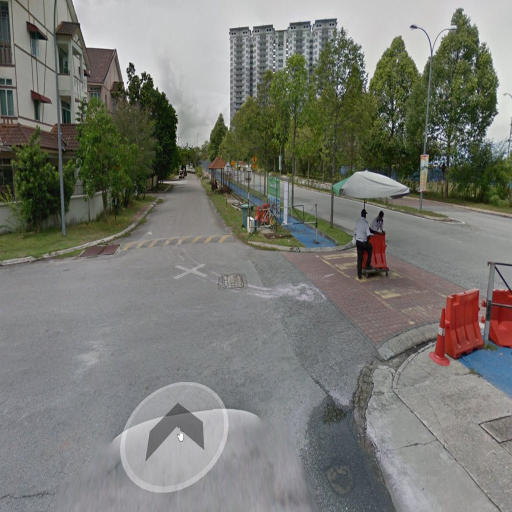
#> input picture train/g_img10.jpg, 1024 x 1024 px, found by its file name (shown at 1/2 size); its folder holds 4 pictures in this run
$ jupyter execute crop_training_data.ipynb
#> lines starting #> are read from the running program, lines starting #| are printed output that depends on the picture
# Loop through multiple pictures and crop them

[cell 1]
from PIL import Image
import os

# Define the size of the crop
crop_size = (2302, 1320)

# Define the source_path containing the images to crop
source_path = "C:/Users/xiaoq/Downloads/FYP 1024 resnet/train"
dest_path = "C:/Users/xiaoq/Downloads/FYP 1024 resnet/train(crop)"


# Iterate over the files in the source_pathb
for file_name in os.listdir(source_path):
    if file_name.endswith(".jpg"):
        # Open the image
        image = Image.open(os.path.join(source_path, file_name))
#> image is the input picture: PIL image 1024x1024 RGB; mean R, G, B 120.5, 121.3, 115

        # Crop the image
        cropped_image = image.crop((382, 240, crop_size[0], crop_size[1]))
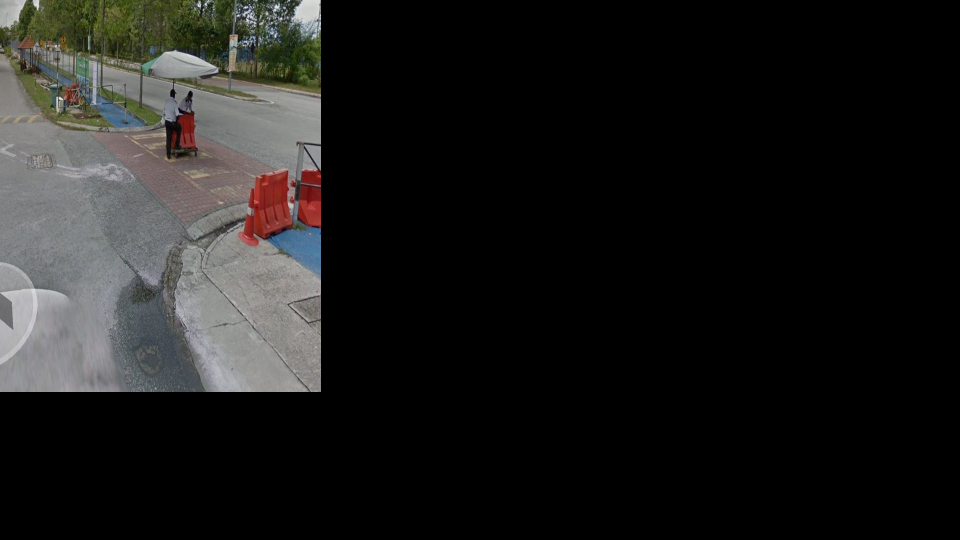
#> cropped_image: PIL image 1920x1080 RGB (shown at 1/2 size); mean R, G, B 28.3, 28, 26.8

        # Save the cropped image with the same file name
        cropped_image.save(os.path.join(dest_path, file_name))

    else:
        #the file is not a jpg file
        print(file_name + "this file is not an .jpg file")
        print("so you need to remove that file and re-run the rename picture")
#> pass 2 of the loop `for file_name in os.listdir(source_path):`:
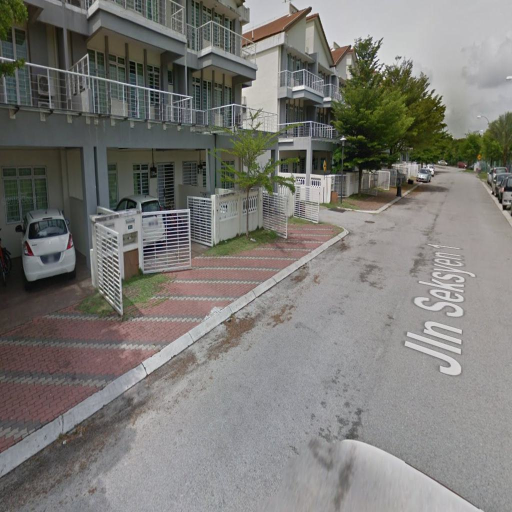
#> input picture train/g_img102.jpg, 1024 x 1024 px, found by its file name (shown at 1/2 size)
#> image is the input picture: PIL image 1024x1024 RGB; mean R, G, B 123.5, 122.3, 118.3
#> `cropped_image = image.crop((382, 240, crop_size[0], crop_size[1]))`:
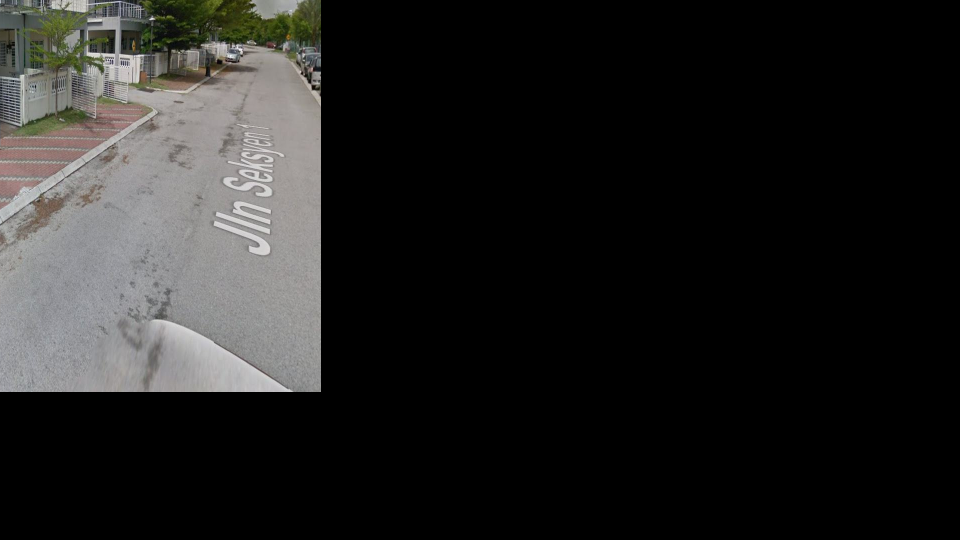
#> cropped_image: PIL image 1920x1080 RGB (shown at 1/2 size); mean R, G, B 33.8, 33.4, 32.4
#> pass 3 of the loop `for file_name in os.listdir(source_path):`:
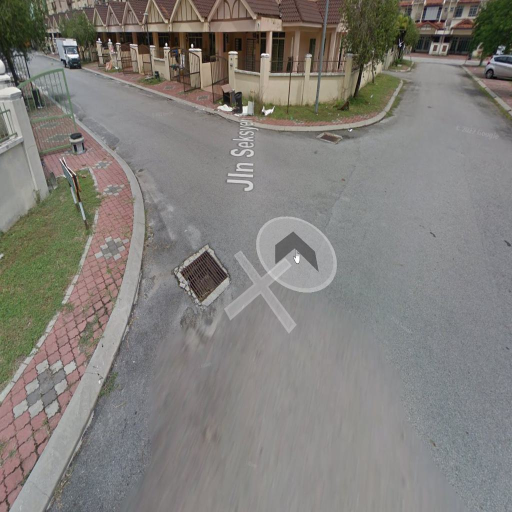
#> input picture train/g_img104.jpg, 1024 x 1024 px, found by its file name (shown at 1/2 size)
#> image is the input picture: PIL image 1024x1024 RGB; mean R, G, B 129.4, 126.7, 122.3
#> `cropped_image = image.crop((382, 240, crop_size[0], crop_size[1]))`:
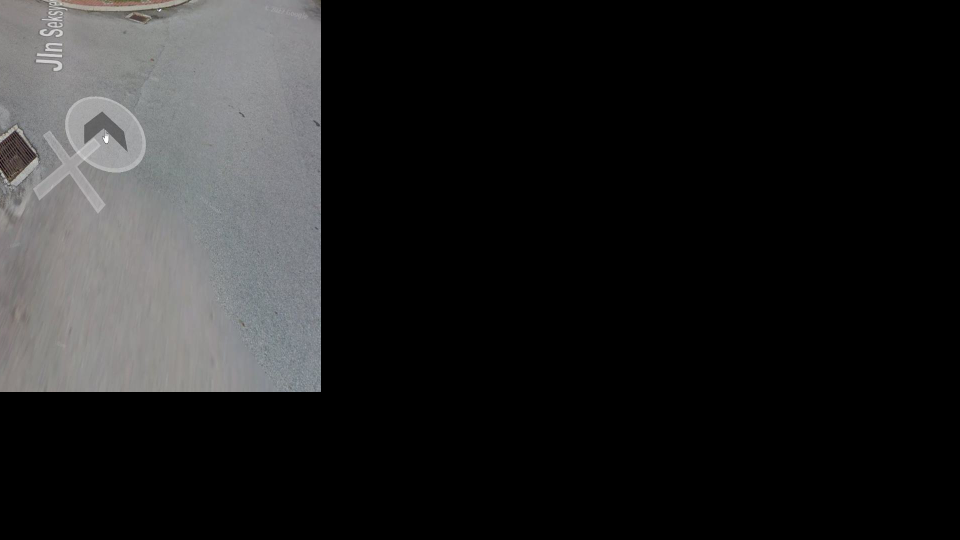
#> cropped_image: PIL image 1920x1080 RGB (shown at 1/2 size); mean R, G, B 33.5, 33.6, 33.7
#> the loop made 4 passes; the first 3 are shown
